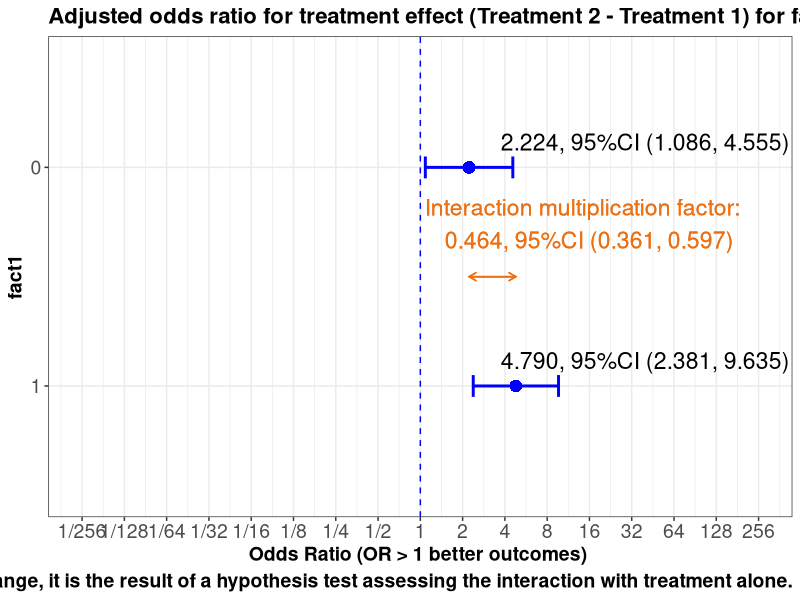
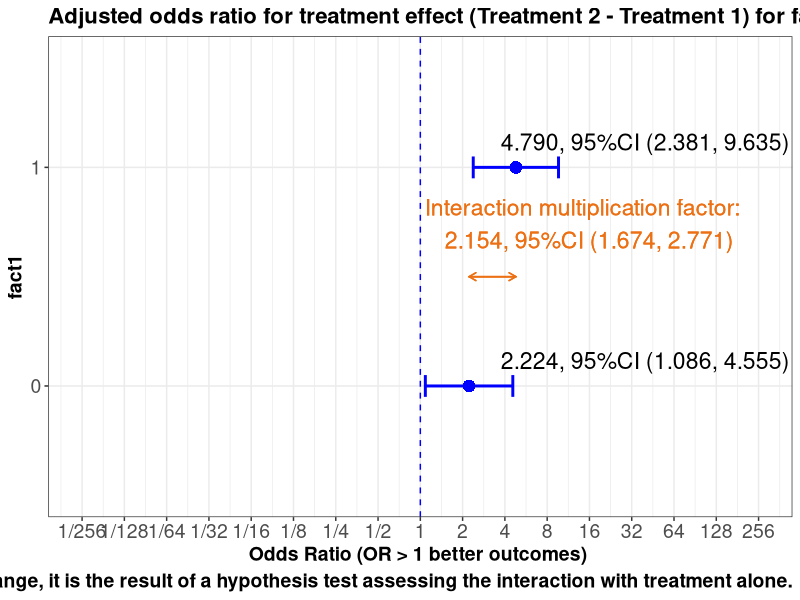
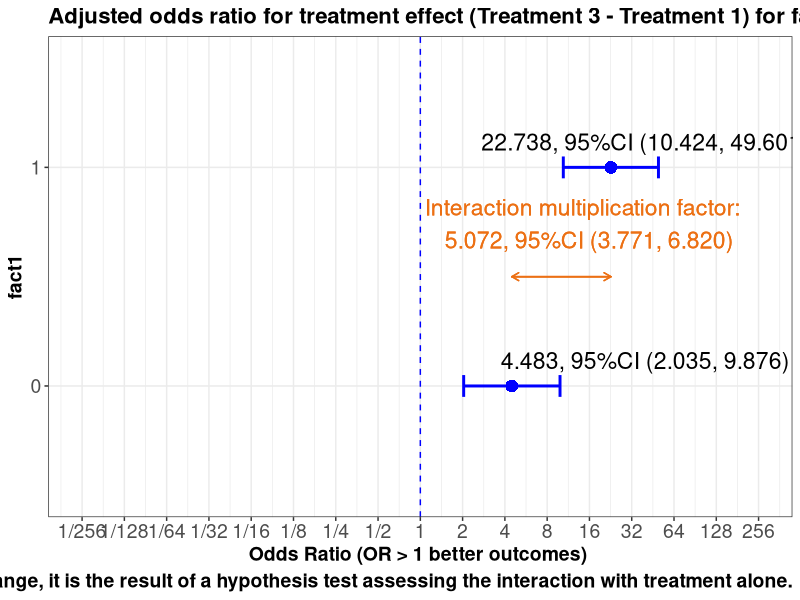
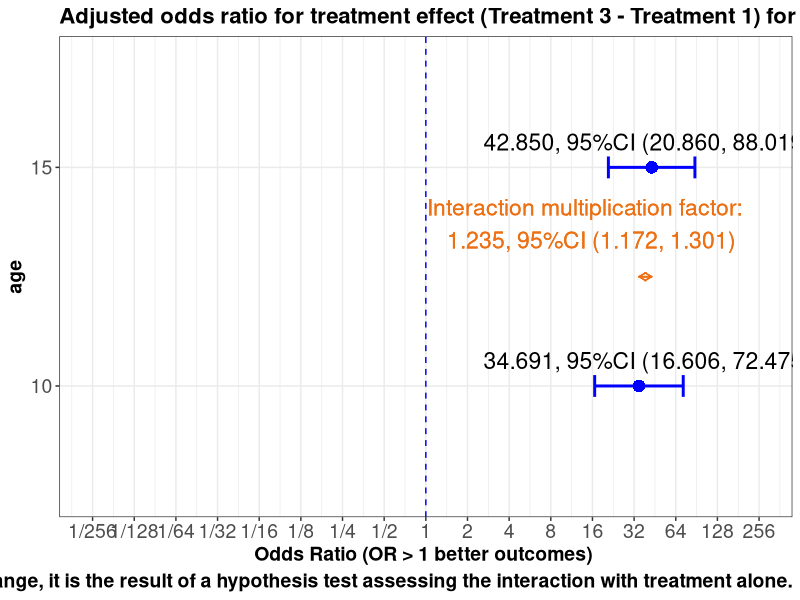
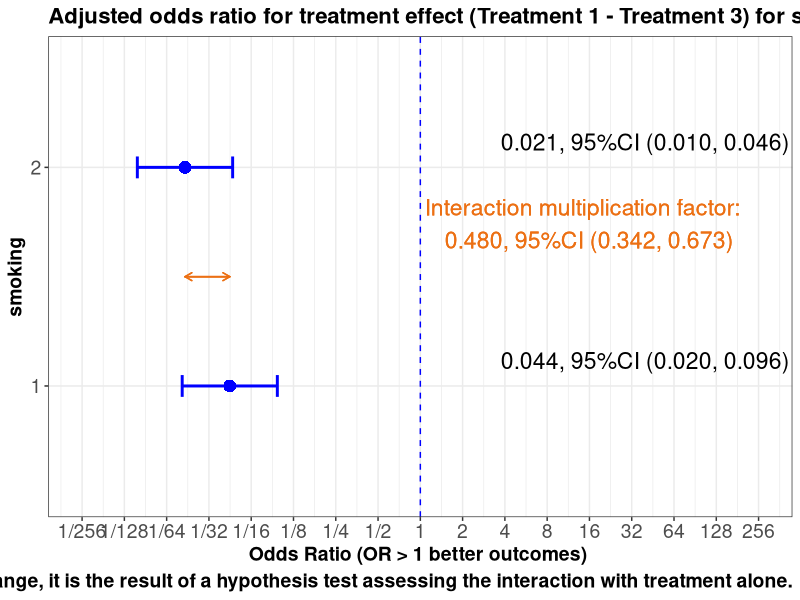
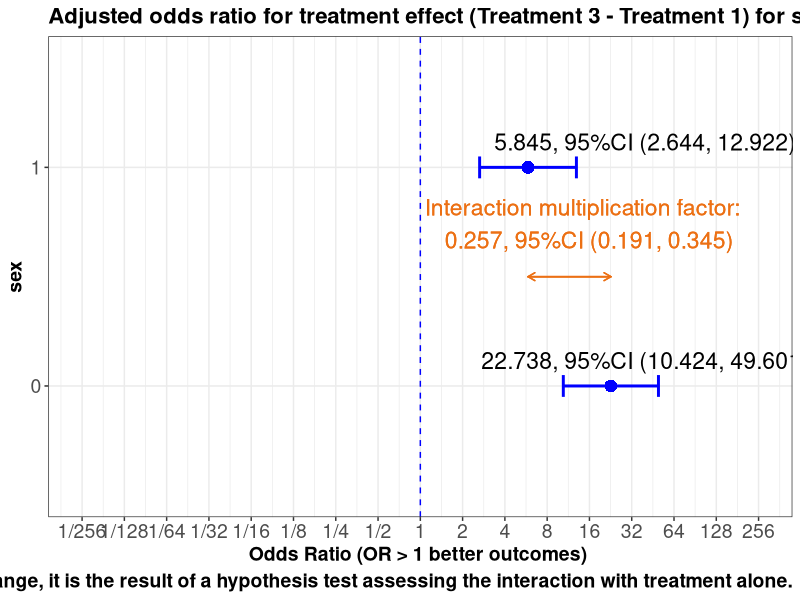

Recreate these plots in R, in order.

# plotting interactions alot of code.
# we have defaulted to truth as no interaction 
# need to add adjusted for information to graph.

rm(list=ls())
set.seed(1234)
library(rms)          # automatically engages rms(Hmisc)
library(tidyverse)
library(reshape)
library(rms)
library(ggplot2)
require(gridExtra)


## convenience functions
p0 <- function(x) {formatC(x, format="f", digits=1)}
p1 <- function(x) {formatC(x, format="f", digits=1)}
p2 <- function(x) {formatC(x, format="f", digits=2)}
p3 <- function(x) {formatC(x, format="f", digits=3)}
p4 <- function(x) {formatC(x, format="f", digits=4)}
p5 <- function(x) {formatC(x, format="f", digits=5)}

logit <-     function(p) log(1/(1/p-1))
expit <-     function(x) 1/(1/exp(x) + 1)
inv_logit <- function(logit) exp(logit) / (1 + exp(logit))
is.even <-   function(x){ x %% 2 == 0 }                       # function to id. odd maybe useful
options(width=200)


#Simulate logistic regression and focus on one factor's interaction with treatment and how we should present the results

# select the design to simulate!!!!!!!!
Design = "Treatment interacts with all variables" 
#Design = "Treatment interacts with smoking only" 
#Design = "No-interaction logit-additive model"

# coefficients on log odds scale

intercept <- -3
n=10000
v1 = 1 
v2 = 1/(65-18)
v3 = 0.4
v4 = 0
v5 = 1/3
v6 = -.5/10
v7 = 0.25/30
v8 = -.1/10
v9 = -1/50
v10 = log(2) ################!!!  OR2
v11 = -log(1)
v12 = log(0.5)

#~~~~~~~~~~~~~~~~~~~~~~~~~~~~~~~~~~~~~~~~~~~~~~~~~~~~~~~~~~~~~~~~~~~~~~~~~~~~~~~~~
randomi <- runif(n)    # this determines Y=1 later, 
#~~~~~~~~~~~~~~~~~~~~~~~~~~~~~~~~~~~~~~~~~~~~~~~~~~~~~~~~~~~~~~~~~~~~~~~~~~~~~~~~~

trt.coef       <-  v1     # log odds ratio so 1 -> 2.718, so 1 is LARGE
age.coef       <-  v2     # log odds of 1 over the age range
smoke.coef     <-  v3     # this is odds of 1.5
bmi.coef       <-  v4     # this is an odds of 1..50:50
covar3.coef    <-  v5     # log odds 1 over range of 3
covar1.coef    <-  v6     # log odds -.05 per unit change
vas.coef       <-  v7     # log odds .008 per unit change. log odds .25 over 30 units odds 1.27
time.coef      <-  v8     # log odds -.01 per year, log odds -.1 over 10 years or odds .90
covar2.coef    <-  v9     # log odds 0.02 per unit, log odds 1 over 50 units or odds 2.7
fact1.coef     <-  v10    # log odds 0.693 per change in binary, or odds of 2   !!!!!!!!!!!!!!!
binary2.coef   <-  v11    # log odds 0 per change in binary, or odds of 1  
sex.coef       <-  v12    # log odds -0.693 per change in binary, or odds of .5  

# made up data structure 
trt      <- sample(1:3,   n, replace=TRUE)      # trt 3 levels
age      <- sample(18:65, n, replace=TRUE)      # continuous
bmi      <- sample(1:3,   n, replace=TRUE)      # assume 3 equal groups
smoking  <- sample(1:3,   n, replace=TRUE)      # categorical assume 3 equal groups
covar3   <- round(runif(n,0,3),2)
covar1   <- round(runif(n,0,10),2)
vas      <- sample(1:30, n, replace=TRUE)
time     <- round(runif(n,0,10),2)              # years
covar2   <- sample(1:50, n, replace=TRUE)
fact1    <- sample(0:1,  n, replace=TRUE)
binary2  <- sample(0:1,  n, replace=TRUE)
sex      <- sample(0:1,  n, replace=TRUE)


# Linear predictor



#~~~~~~~~~~~~~~~~~~~~~~~~~~~~~~~~~~~~~~~~~~~~~~~~~~~~~~~~~~~~~~~~~~~~~~~~~~~~~~~~~~~~~~~~~~~~~~~~~~~~~~~~~~~~~~~~~~~~~~~~~~~~linear predictor
if ( ( Design) == "Treatment interacts with all variables" )  {
  
  lp = intercept + trt*trt.coef*(smoking*smoke.coef   +   age*age.coef  + bmi*bmi.coef   + covar3*covar3.coef +
                                   covar1*covar1.coef +   vas*vas.coef  + time*time.coef + covar2*covar2.coef +
                                   fact1*fact1.coef   +
                                   binary2*binary2.coef + sex*sex.coef) 
  
  
}   else if ( ( Design ) == "Treatment interacts with smoking only" ) {    
  
  # truth  only smoking interacts  with trt
  lp = intercept + (trt*trt.coef*smoking*smoke.coef)   +   age*age.coef   + bmi*bmi.coef + covar3*covar3.coef +
    covar1*covar1.coef  + vas*vas.coef   + time*time.coef + covar2*covar2.coef + fact1*fact1.coef +
    binary2*binary2.coef + sex*sex.coef
  
  
}   else if ( ( Design) == "No-interaction logit-additive model" ) {  
  
  # truth no interactions
  lp = intercept + trt*trt.coef + smoking*smoke.coef + age*age.coef  + bmi*bmi.coef  + covar3*covar3.coef  +
    covar1*covar1.coef + vas*vas.coef  + time*time.coef + covar2*covar2.coef + fact1*fact1.coef +
    binary2*binary2.coef + sex*sex.coef
}

y <- ifelse(randomi < plogis(lp), 1, 0)   # one liner  randomi object is necessary for R shiny only



# Dataset creation Stick the linear predictor and covariates together


datx <- data.frame(cbind(y,  trt ,smoking,  age, covar3, covar1, vas, time, covar2, fact1, binary2, sex, bmi))

da <-  datx 

da$trt <-     factor(da$trt)
da$smoking <- factor(da$smoking)
da$fact1 <-   factor(da$fact1)
da$binary2 <- factor(da$binary2)
da$sex <-     factor(da$sex)
da$bmi <-     factor(da$bmi)

# labels for forest plots
label(da$age)                <- 'Age'                       
label(da$trt)                <- 'Treatment'
label(da$bmi)                <- 'Body Mass Index'
label(da$smoking)            <- 'Smoking'
label(da$covar3)             <- 'Biomarker'
label(da$covar1)             <- 'Blood score'
label(da$vas)                <- 'Visual analogue score'
label(da$time)               <- 'Time since diagnosis'
label(da$covar2)             <- 'Fitness score'
label(da$fact1)              <- "History"
label(da$binary2)            <- "Employed"
label(da$sex)                <- 'Sex'

dd <<- datadist(da)
options(datadist="dd")

# Regression Run logistic regression

A<-lrm(y~   trt * (smoking  + age  + bmi + covar3 + covar1 + vas + time + covar2 + fact1 + binary2 +sex),da, y=TRUE ,x=TRUE)  # all interact with trt
B<-lrm(y~  (trt *  smoking) + age  + bmi + covar3 + covar1 + vas + time + covar2 + fact1 + binary2 +sex, da, y=TRUE, x=TRUE)  # smoking * trt only
C<-lrm(y~   trt +  smoking  + age +  bmi + covar3 + covar1 + vas + time + covar2 + fact1 + binary2 +sex, da, y=TRUE, x=TRUE)  # main effect




## treatment effects # relvel or use contrast


v0. <-  1
v1. <-  40
v2. <-  1.3
v3. <-  5
v4. <-  17
v5. <-  4
v6. <-  20
v7. <-  0
v8. <-  0
v9. <-  0
v10. <- 1

## need trt levels

#i <- as.numeric(unlist(strsplit(input$tlevz,",")))

M <- 1
N <- 2


# need to enter the order of the infep factor levels 
#i <- as.numeric(unlist(strsplit(input$ilevz,",")))


M1 <- 0 
N1 <- 21



options(digits=6)

 
 
##################GOOD TO HERE#################################################

# inputs
# covariate settings of other variables
# levels of indep var
# trt levels of interest

v0. <- 1 # smoking
v1. <- 0 # age
v2. <- 0 # biomarker  
v3. <- 0 # blood      
v4. <- 0 # vas       
v5. <- 0 # time     
v6. <- 0 # fitness    
v7. <- 0 # history
v8. <- 0 # employed   
v9. <- 0 # sex  
v10. <- 1 # BMI       


#function to return contrast/double/anova p


































#~~~~~~~~~~~~~~~~~~~~~~~~~~~~~~~~~~~~~~~~~~~~~~~~~~~~~~~~~~~~~~~~~~~~~~~~~~~~~~~~~~~~~~~~~~~~~~~~
#~~~~~~~~~~~~~~~~~~~~~~~~~~~~~~~~~~~~~~~~~~~~~~~~~~~~~~~~~~~~~~~~~~~~~~~~~~~~~~~~~~~~~~~~~~~~~~~~
# function to get treatment effects for interactions, double diff and anova p value for 
# interaction chunk
# M and N are the treatment levels , 
# M1 and N1 are the independent variable levels

statz <- function( v="fact1", M=1,  N=2,   M1=0 , N1=1)  {
  
  
 if (v %in% "smoking") {
  
  #~~~~~~~~~~~~~~~~~~~~~~~~~~~~~~~~~~~~~~~~~~~~~~~~~~~~~~~~~~~~~~~~~~~~~~~~~~~~~~~~~~~~~~~~~~~~~~~~
  #~~~~~~~~~~~~~~~~~~~~~~~~~~~~~~~~~~~~~~~~~~~~~~~~~~~~~~~~~~~~~~~~~~~~~~~~~~~~~~~~~~~~~~~~~~~~~~~~
 
  k1 <- rms::contrast(A,
                      
                      list(fact1=v10.,
                           smoking=c(M1,N1), age=v1., covar3=v2., covar1=v3., vas=v4., time=v5.,
                           covar2=v6., binary2=v8., sex=v9., bmi=v10.,
                           trt=N),
                      
                      list(fact1=v10.,
                           smoking=c(M1,N1), age=v1., covar3=v2., covar1=v3., vas=v4., time=v5.,
                           covar2=v6.,  binary2=v8., sex=v9., bmi=v10.,
                           trt=M) 
  )
  
  
  double <- contrast(A, 
                     list(trt=N,  smoking=N1
                     ),
                     
                     list(trt=M,  smoking=N1 
                     ),
                     
                     list(trt=N,  smoking=M1
                     ),
                     
                     list(trt=M,  smoking=M1 
                     ), 
                     conf.int=.95)
  
  
  # lets get the interaction p-value
  x <- anova(A, india=FALSE )
  pv <- x[grep("* smoking", rownames(x)),"P"]
  pvalue <- x[grep("* smoking", rownames(x)),]
  M=M;N=N;M1=M1;N1=N1;v=v;
  
  
  #~~~~~~~~~~~~~~~~~~~~~~~~~~~~~~~~~~~~~~~~~~~~~~~~~~~~~~~~~~~~~~~~~~~~~~~~~~~~~~~~~~~~~~~~~~~~~~~~
  #~~~~~~~~~~~~~~~~~~~~~~~~~~~~~~~~~~~~~~~~~~~~~~~~~~~~~~~~~~~~~~~~~~~~~~~~~~~~~~~~~~~~~~~~~~~~~~~~
  


} else if (v %in% "fact1") {

  k1 <- rms::contrast(A,   
                      list(fact1=c(M1,N1),  
                           smoking=v0.,  age=v1., covar3=v2., covar1=v3., vas=v4., time =v5.,
                           covar2=v6., binary2=v8., sex=v9. , bmi=v10., 
                           trt=c(N)),
                      
                      list(fact1=c(M1,N1),    
                           smoking=v0.,  age=v1., covar3=v2., covar1=v3., vas=v4., time =v5.,
                           covar2=v6., binary2=v8., sex=v9. , bmi=v10., 
                           trt=c(M))
                      
  )
  
  double <- contrast(A, 
                     list(trt=N,  fact1=N1
                     ),
                     
                     list(trt=M,  fact1=N1 
                     ),
                     
                     list(trt=N,  fact1=M1
                     ),
                     
                     list(trt=M,  fact1=M1 
                     ), 
                     conf.int=.95)


    # lets get the interaction p-value
    x <- anova(A, india=FALSE )
    pv <- x[grep("* fact1", rownames(x)),"P"]
    pvalue <- x[grep("* fact1", rownames(x)),]
    M=M;N=N;M1=M1;N1=N1;v=v;
#~~~~~~~~~~~~~~~~~~~~~~~~~~~~~~~~~~~~~~~~~~~~~~~~~~~~~~~~~~~~~~~~~~~~~~~~~~~~~~~~~~~~~~~~~~~~~~~~
#~~~~~~~~~~~~~~~~~~~~~~~~~~~~~~~~~~~~~~~~~~~~~~~~~~~~~~~~~~~~~~~~~~~~~~~~~~~~~~~~~~~~~~~~~~~~~~~~
    
} else if (v %in% "age") {
  
  
  k1 <- rms::contrast(A,
                      
                      list(fact1=v10.,
                           smoking=v0., age=c(M1,N1), covar3=v2., covar1=v3., vas=v4., time=v5.,
                           covar2=v6., binary2=v8., sex=v9., bmi=v10.,
                           trt=N),
                      
                      list(fact1=v10.,
                           smoking=v0., age=c(M1,N1), covar3=v2., covar1=v3., vas=v4., time=v5.,
                           covar2=v6.,  binary2=v8., sex=v9., bmi=v10.,
                           trt=M) 
  )
  
  
  double <- contrast(A, 
                     list(trt=N,  age=N1
                     ),
                     
                     list(trt=M,  age=N1 
                     ),
                     
                     list(trt=N,  age=M1
                     ),
                     
                     list(trt=M,  age=M1 
                     ), 
                     conf.int=.95)
  
  
  # lets get the interaction p-value
  x <- anova(A, india=FALSE )
  pv <- x[grep("* age", rownames(x)),"P"]
  pvalue <- x[grep("* age", rownames(x)),]
  M=M;N=N;M1=M1;N1=N1;v=v;

  
  #~~~~~~~~~~~~~~~~~~~~~~~~~~~~~~~~~~~~~~~~~~~~~~~~~~~~~~~~~~~~~~~~~~~~~~~~~~~~~~~~~~~~~~~~~~~~~~~~
  #~~~~~~~~~~~~~~~~~~~~~~~~~~~~~~~~~~~~~~~~~~~~~~~~~~~~~~~~~~~~~~~~~~~~~~~~~~~~~~~~~~~~~~~~~~~~~~~~
  
}   else if (v %in% "bmi") {
  
  k1 <- rms::contrast(A,
                      
                      list(fact1=v10.,
                           smoking=v0., age=v1., covar3=v2., covar1=v3., vas=v4., time=v5.,
                           covar2=v6., binary2=v8., sex=v9., bmi=c(M1,N1),
                           trt=N),
                      
                      list(fact1=v10.,
                           smoking=v0., age=v1., covar3=v2., covar1=v3., vas=v4., time=v5.,
                           covar2=v6.,  binary2=v8., sex=v9., bmi=c(M1,N1),
                           trt=M) 
  )
  
  
  double <- contrast(A, 
                     list(trt=N,  bmi=N1
                     ),
                     
                     list(trt=M,  bmi=N1 
                     ),
                     
                     list(trt=N,  bmi=M1
                     ),
                     
                     list(trt=M,  bmi=M1 
                     ), 
                     conf.int=.95)
  
  
  # lets get the interaction p-value
  x <- anova(A, india=FALSE )
  pv <- x[grep("* bmi", rownames(x)),"P"]
  pvalue <- x[grep("* bmi", rownames(x)),]
  M=M;N=N;M1=M1;N1=N1;v=v;
  #~~~~~~~~~~~~~~~~~~~~~~~~~~~~~~~~~~~~~~~~~~~~~~~~~~~~~~~~~~~~~~~~~~~~~~~~~~~~~~~~~~~~~~~~~~~~~~~~
  #~~~~~~~~~~~~~~~~~~~~~~~~~~~~~~~~~~~~~~~~~~~~~~~~~~~~~~~~~~~~~~~~~~~~~~~~~~~~~~~~~~~~~~~~~~~~~~~~
  
} else if (v %in% "covar3") {
  
  
  k1 <- rms::contrast(A,
                      
                      list(fact1=v10.,
                           smoking=v0., age=v1., covar3=c(M1,N1), covar1=v3., vas=v4., time=v5.,
                           covar2=v6., binary2=v8., sex=v9., bmi=v10.,
                           trt=N),
                      
                      list(fact1=v10.,
                           smoking=v0., age=v1., covar3=c(M1,N1), covar1=v3., vas=v4., time=v5.,
                           covar2=v6.,  binary2=v8., sex=v9., bmi=v10.,
                           trt=M) 
  )
  
  
  double <- contrast(A, 
                     list(trt=N,  covar3=N1
                     ),
                     
                     list(trt=M,  covar3=N1 
                     ),
                     
                     list(trt=N,  covar3=M1
                     ),
                     
                     list(trt=M,  covar3=M1 
                     ), 
                     conf.int=.95)
  
  
  # lets get the interaction p-value
  x <- anova(A, india=FALSE )
  pv <- x[grep("* covar3", rownames(x)),"P"]
  pvalue <- x[grep("* covar3", rownames(x)),]
  
  M=M;N=N;M1=M1;N1=N1;v=v;
  
  #~~~~~~~~~~~~~~~~~~~~~~~~~~~~~~~~~~~~~~~~~~~~~~~~~~~~~~~~~~~~~~~~~~~~~~~~~~~~~~~~~~~~~~~~~~~~~~~~
  #~~~~~~~~~~~~~~~~~~~~~~~~~~~~~~~~~~~~~~~~~~~~~~~~~~~~~~~~~~~~~~~~~~~~~~~~~~~~~~~~~~~~~~~~~~~~~~~~
  
} else if (v %in% "covar1") {
  
  
  k1 <- rms::contrast(A,
                      
                      list(fact1=v10.,
                           smoking=v0., age=v1., covar1=c(M1,N1), covar3=v2., vas=v4., time=v5.,
                           covar2=v6., binary2=v8., sex=v9., bmi=v10.,
                           trt=N),
                      
                      list(fact1=v10.,
                           smoking=v0., age=v1., covar1=c(M1,N1), covar3=v2., vas=v4., time=v5.,
                           covar2=v6.,  binary2=v8., sex=v9., bmi=v10.,
                           trt=M) 
  )
  
  
  double <- contrast(A, 
                     list(trt=N,  covar1=N1
                     ),
                     
                     list(trt=M,  covar1=N1 
                     ),
                     
                     list(trt=N,  covar1=M1
                     ),
                     
                     list(trt=M,  covar1=M1 
                     ), 
                     conf.int=.95)
  
  
  # lets get the interaction p-value
  x <- anova(A, india=FALSE )
  pv <- x[grep("* covar1", rownames(x)),"P"]
  pvalue <- x[grep("* covar1", rownames(x)),]
  M=M;N=N;M1=M1;N1=N1;v=v;
  #~~~~~~~~~~~~~~~~~~~~~~~~~~~~~~~~~~~~~~~~~~~~~~~~~~~~~~~~~~~~~~~~~~~~~~~~~~~~~~~~~~~~~~~~~~~~~~~~
  #~~~~~~~~~~~~~~~~~~~~~~~~~~~~~~~~~~~~~~~~~~~~~~~~~~~~~~~~~~~~~~~~~~~~~~~~~~~~~~~~~~~~~~~~~~~~~~~~
  
} else if (v %in% "vas") {
  
  
  k1 <- rms::contrast(A,
                      
                      list(fact1=v10.,
                           smoking=v0., age=v1., covar3=v2., covar1=v3., vas=c(M1,N1), time=v5.,
                           covar2=v6., binary2=v8., sex=v9., bmi=v10.,
                           trt=N),
                      
                      list(fact1=v10.,
                           smoking=v0., age=v1., covar3=v2., covar1=v3., vas=c(M1,N1), time=v5.,
                           covar2=v6.,  binary2=v8., sex=v9., bmi=v10.,
                           trt=M) 
  )
  
  double <- contrast(A, 
                     list(trt=N,  vas=N1
                     ),
                     
                     list(trt=M,  vas=N1 
                     ),
                     
                     list(trt=N,  vas=M1
                     ),
                     
                     list(trt=M,  vas=M1 
                     ), 
                     conf.int=.95)
  
  
  # lets get the interaction p-value
  x <- anova(A, india=FALSE )
  pv <- x[grep("* vas", rownames(x)),"P"]
  pvalue <- x[grep("* vas", rownames(x)),]
  M=M;N=N;M1=M1;N1=N1;v=v;
  
  #~~~~~~~~~~~~~~~~~~~~~~~~~~~~~~~~~~~~~~~~~~~~~~~~~~~~~~~~~~~~~~~~~~~~~~~~~~~~~~~~~~~~~~~~~~~~~~~~
  #~~~~~~~~~~~~~~~~~~~~~~~~~~~~~~~~~~~~~~~~~~~~~~~~~~~~~~~~~~~~~~~~~~~~~~~~~~~~~~~~~~~~~~~~~~~~~~~~
} else if (v %in% "covar2") {
  
  
  
  k1 <- rms::contrast(A,
                      
                      list(fact1=v10.,
                           smoking=v0., age=v1., covar3=v2., covar1=v3., vas=v4., time=v5.,
                           covar2=c(M1,N1), binary2=v8., sex=v9., bmi=v10.,
                           trt=N),
                      
                      list(fact1=v10.,
                           smoking=v0., age=v1., covar3=v2., covar1=v3., vas=v4., time=v5.,
                           covar2=c(M1,N1),  binary2=v8., sex=v9., bmi=v10.,
                           trt=M) 
  )
  
  double <- contrast(A, 
                     list(trt=N,  covar2=N1
                     ),
                     
                     list(trt=M,  covar2=N1 
                     ),
                     
                     list(trt=N,  covar2=M1
                     ),
                     
                     list(trt=M,  covar2=M1 
                     ), 
                     conf.int=.95)
  
  
  # lets get the interaction p-value
  x <- anova(A, india=FALSE )
  pv <- x[grep("* covar2", rownames(x)),"P"]
  
  pvalue <- x[grep("* covar2", rownames(x)),]
  M=M;N=N;M1=M1;N1=N1;v=v;
  #~~~~~~~~~~~~~~~~~~~~~~~~~~~~~~~~~~~~~~~~~~~~~~~~~~~~~~~~~~~~~~~~~~~~~~~~~~~~~~~~~~~~~~~~~~~~~~~~
  #~~~~~~~~~~~~~~~~~~~~~~~~~~~~~~~~~~~~~~~~~~~~~~~~~~~~~~~~~~~~~~~~~~~~~~~~~~~~~~~~~~~~~~~~~~~~~~~~
  
} else if (v %in% "time") {
  
  
  
  k1 <- rms::contrast(A,
                      
                      list(fact1=v10.,
                           smoking=v0., age=v1., covar3=v2., covar1=v3., vas=v4., time=c(M1,N1),
                           covar2=v6., binary2=v8., sex=v9., bmi=v10.,
                           trt=N),
                      
                      list(fact1=v10.,
                           smoking=v0., age=v1., covar3=v2., covar1=v3., vas=v4., time=c(M1,N1),
                           covar2=v6.,  binary2=v8., sex=v9., bmi=v10.,
                           trt=M) 
  )
  

  
  double <- contrast(A, 
                     list(trt=N,  time=N1
                     ),
                     
                     list(trt=M,  time=N1 
                     ),
                     
                     list(trt=N,  time=M1
                     ),
                     
                     list(trt=M,  time=M1 
                     ), 
                     conf.int=.95)
  
  
  # lets get the interaction p-value
  x <- anova(A, india=FALSE )
  pv <- x[grep("* time", rownames(x)),"P"]
  pvalue <- x[grep("* time", rownames(x)),]
  M=M;N=N;M1=M1;N1=N1;v=v;
  
  
  #~~~~~~~~~~~~~~~~~~~~~~~~~~~~~~~~~~~~~~~~~~~~~~~~~~~~~~~~~~~~~~~~~~~~~~~~~~~~~~~~~~~~~~~~~~~~~~~~
  #~~~~~~~~~~~~~~~~~~~~~~~~~~~~~~~~~~~~~~~~~~~~~~~~~~~~~~~~~~~~~~~~~~~~~~~~~~~~~~~~~~~~~~~~~~~~~~~~
  
}   else if (v %in% "sex") {
  
  
  k1 <- rms::contrast(A,
                      
                      list(fact1=v10.,
                           smoking=v0., age=v1., covar3=v2., covar1=v3., vas=v4., time=v5.,
                           covar2=v6., binary2=v8., sex=c(M1,N1), bmi=v10.,
                           trt=N),
                      
                      list(fact1=v10.,
                           smoking=v0., age=v1., covar3=v2., covar1=v3., vas=v4., time=v5.,
                           covar2=v6.,  binary2=v8., sex=c(M1,N1), bmi=v10.,
                           trt=M) 
  )
  
  
  
  double <- contrast(A, 
                     list(trt=N,  sex=N1
                     ),
                     
                     list(trt=M,  sex=N1 
                     ),
                     
                     list(trt=N,  sex=M1
                     ),
                     
                     list(trt=M,  sex=M1 
                     ), 
                     conf.int=.95)
  
  
  # lets get the interaction p-value
  x <- anova(A, india=FALSE )
  pv <- x[grep("* sex", rownames(x)),"P"]
  pvalue <- x[grep("* sex", rownames(x)),]
  M=M;N=N;M1=M1;N1=N1;v=v;
  
  #~~~~~~~~~~~~~~~~~~~~~~~~~~~~~~~~~~~~~~~~~~~~~~~~~~~~~~~~~~~~~~~~~~~~~~~~~~~~~~~~~~~~~~~~~~~~~~~~
  #~~~~~~~~~~~~~~~~~~~~~~~~~~~~~~~~~~~~~~~~~~~~~~~~~~~~~~~~~~~~~~~~~~~~~~~~~~~~~~~~~~~~~~~~~~~~~~~~
  
}   else if (v %in% "binary2") {
  
  
  k1 <- rms::contrast(A,
                      
                      list(fact1=v10.,
                           smoking=v0., age=v1., covar3=v2., covar1=v3., vas=v4., time=v5.,
                           covar2=v6., binary2=c(M1,N1), sex=v9., bmi=v10.,
                           trt=N),
                      
                      list(fact1=v10.,
                           smoking=v0., age=v1., covar3=v2., covar1=v3., vas=v4., time=v5.,
                           covar2=v6.,  binary2=c(M1,N1), sex=v9., bmi=v10.,
                           trt=M) 
  )
  
  double <- contrast(A, 
                     list(trt=N,  binary2=N1
                     ),
                     
                     list(trt=M,  binary2=N1 
                     ),
                     
                     list(trt=N,  binary2=M1
                     ),
                     
                     list(trt=M,  binary2=M1 
                     ), 
                     conf.int=.95)
  
  
  # lets get the interaction p-value
  x <- anova(A, india=FALSE )
  pv <- x[grep("* binary2", rownames(x)),"P"]
  pvalue <- x[grep("* binary2", rownames(x)),]
  M=M;N=N;M1=M1;N1=N1;v=v;
  
}
  return(list(k1=k1, double=double, pv=pv, pvalue=pvalue, M=M, N=N, M1=M1, N1=N1,v=v))
  
}
  
# end function 
# function to get treatment effects for interactions, double diff and anova p value for 
# interaction chunk
# M and N are the treatment levels , 
# M1 and N1 are the independent variable levels
#~~~~~~~~~~~~~~~~~~~~~~~~~~~~~~~~~~~~~~~~~~~~~~~~~~~~~~~~~~~~~~~~~~~~~~~~~~~~~~~~~~~~~~~~~~~~~~~~
#~~~~~~~~~~~~~~~~~~~~~~~~~~~~~~~~~~~~~~~~~~~~~~~~~~~~~~~~~~~~~~~~~~~~~~~~~~~~~~~~~~~~~~~~~~~~~~~~

  


  
#### now let us write a plot function 
  
  
  
###########################

i.plot <- function( 
  res =statz(v , M ,  N ,   M1  ,  N1 )  
) {
  
  # original is on log scale
  zz <- res$k1
  Scorex=as.vector(zz$Contrast)
  lbx =  as.vector(zz$Lower)
  ubx =  as.vector(zz$Upper)
  
  M=res$M
  N=res$N
  vx=res$v
  effect = names(res$k1)[1]
  
  # create a data set
  df.plot <- data.frame(factor.=c(res$M1,res$N1 ),
                        x=paste0("Treatment ",N," - Treatment ",M), 
                        Score=exp(Scorex),
                        lb = exp(lbx),
                        ub =exp(ubx)
  )
  
  #~~~~~~~~~~~~~~~~~~~~~~~~~~~~~~~~~~~~~~~~~~~~~~~~~~~~~~~~~~~~
  # ~~~~~~~~~~~~~~~~~~~~~~~~~~~~~~~~~~~~~~~~~~~~~~~~~~~~~~~~~~~~~~~~~~~~~~~~~~~~~~~~
  #https://stackoverflow.com/questions/11094822/numbers-in-geometric-progression
  v <- 2^seq(-8, 8, by=1)
  #https://stackoverflow.com/questions/5046026/print-number-as-reduced-fraction-in-r
  v2 <- as.character(MASS::fractions(v)) # labels for axis, mix of fractions and numeric
  # ~~~~~~~~~~~~~~~~~~~~~~~~~~~~~~~~~~~~~~~~~~~~~~~~~~~~~~~~~~~~~~~~~~~~~~~~~~~~~~~~
  
  df.plot$factor. = factor(df.plot$factor., levels = c(res$M1,res$N1 ))
  
  
    # capture interaction effect to present on graph
 # interaction. <- max(Scorex[2],Scorex[1]) -  min(Scorex[2],Scorex[1])  # difference on log odds scale, could use abs(diff(Scorex))
  interaction. <-  res$double$Contrast[[1]]
  
  gp <- ggplot(df.plot, aes(x=factor., y=log(Score), fill="black", group=x))
  gg <- gp + #geom_line(aes(linetype=x), size=.6) + 
    geom_point(aes(shape=x), size=4,  color="blue") + 
    geom_errorbar(aes(ymax=log(ub), ymin=log(lb)), width=0.1, size=1, color="blue") +
    theme(legend.position="none") + ylab("Odds Ratio (OR > 1 better outcomes) ") + xlab( vx) +
    
    theme_bw() +
    
    # tick labels and axis labels
    theme(axis.text.x=element_text(size=14),
          axis.title.x=element_text(size=14,face="bold")) +
    
    theme(axis.text.y=element_text(size=14),
          axis.title.y=element_text(size=14,face="bold")) +
    
    theme(plot.title = element_text(size = 16, face = "bold")) +
    
    theme(legend.position="none") +
    #~~~~~~~~~~~~~~~~~~~~~~~~~~~~~~~~~~~~~~~~~~~~~~~~~#
    # line of no effect
    geom_hline(yintercept=log(1), linetype="dashed", color = "blue") +
    
    
    scale_y_continuous(
      breaks= log(v)  ,  
      limits = c(log(min(v)),log(max(v))),  
      label=     v2  # created earlier
    ) +
    
    coord_flip() +
    
    geom_text(aes(   
      y=log(40),
      label = paste0(p3(Score),", 95%CI (" ,p3(lb),", ",p3(ub), ")"), 
      vjust=-1.0), size=5.8, color='black') +
    
    ggtitle( paste0("Adjusted odds ratio for treatment effect (Treatment ",N," - Treatment ",M,") for ",vx,", interaction p-value ",p5(res$pv) ) )
  
  gg <- gg + labs(caption = c(paste0("The p-value tests for the necessity of the interaction printed in orange, it is the result of a hypothesis test assessing the interaction with treatment alone."))) + 
    
    #theme(plot.caption = element_text(hjust=c(1, 0), size = 14, face = "bold")) 
    theme(plot.caption = element_text( size = 14, face = "bold")) 
  # p + theme(
  #     plot.title = element_text(color = "red", size = 12, face = "bold"),
  #     plot.subtitle = element_text(color = "blue"),
  #     plot.caption = element_text(color = "green", face = "italic")
  # )
  
  # Add arrows
  
  i <- gg + geom_segment(
    x = 1.5, y =  Scorex[1],
    xend = 1.5, yend =  Scorex[2],
    lineend = "round", # See available arrow types in example above
    linejoin = "round",
    size = .5, 
    arrow = arrow(length = unit(0.2, "cm")),
    colour = "#EC7014" # Also accepts "red", "blue' etc
  ) 
  
  # double headed arrow   
  
  j <-  i  + geom_segment(
    xend = 1.5, yend =  Scorex[1],
    x = 1.5, y =  Scorex[2],
    lineend = "round", # See available arrow types in example above
    linejoin = "round",
    size = .5, 
    arrow = arrow(length = unit(0.2, "cm")),
    colour = "#EC7014" # Also accepts "red", "blue' etc
  )   
  
  
  # now add text , we exponentiate the dif of the log odds ratios and show the interaction form both points of view
  
  k <- j + geom_text( aes(
    x = 1.4, #y = (Scorex[1]+Scorex[2])/2,
    y=log(40),
    label = paste0("Interaction multiplication factor:\n ",p3(exp(res$double$Contrast)),", 95%CI (" ,p3(exp(res$double$Lower)),", ",p3(exp(res$double$Upper)), ")"), 
    group = NULL,
    vjust = -1, #.3
    hjust = .7 #1
  ), size=5.8 , color="#EC7014") 
  
}

res <- statz(v="fact1", M= 1,  N=2,   M1 =0 ,  N1 = 1)  
res <- statz(v="age",   M= 1,  N=2,   M1 =10 , N1 = 20)  
res <- statz(v="age",   M= 1,  N=3,   M1 =10 , N1 = 20)  

(z <- i.plot(  res =statz(v="fact1",     M= 1,  N=2,   M1 =1 ,  N1 = 0)  ))

(z <- i.plot(  res =statz(v="fact1",     M= 1,  N=2,   M1 =0 ,  N1 = 1)  ))
(z <- i.plot(  res =statz(v="fact1",     M= 1,  N=3,   M1 =0 ,  N1 = 1)  ))
(z <- i.plot(res <- statz(v="age",       M= 1,  N=3,   M1 =10 , N1 = 15)  ))
(z <- i.plot(res <- statz(v="smoking",   M= 3,  N=1,   M1 =1 ,  N1 = 2)  ))

(z <- i.plot(res <- statz(v="sex",   M= 1,  N=3,   M1 =0 ,  N1 = 1)  ))

 
